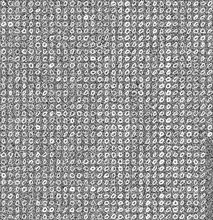
%> input picture origin_images/mnist_test0_noise.bmp, 213 x 220 px, shrunk from 868 x 896 before the run
$ octave jiangzao1.m   (GNU Octave 9; MATLAB toolbox functions it lacks are replaced by stand-ins)
%> lines starting %> are read from the running program, lines starting %| are printed output that depends on the picture
clear all;
close all;

% 选择输入和输出文件夹路径
inputFolder = uigetdir('Select the input folder');
%> the answer given: origin_images
outputFolder = uigetdir('Select the output folder');
%> the answer given: origin_images

% 获取输入文件夹中的所有 BMP 文件
fileList = dir(fullfile(inputFolder, '*.bmp'));

% 扩展原图像的高斯滤波，对应文档的方案2
sigma = 1;      % sigma赋值
N = 1;            % 大小是（2N+1）×（2N+1）
N_row = 2*N+1;

gausFilter = fspecial('gaussian',[N_row N_row],sigma); % MATLAB 自带高斯模板滤波

for i = 1:numel(fileList)
    % 读取原始图像
    filename = fileList(i).name;
    originimg = imread(fullfile(inputFolder, filename));
%> originimg is the input picture: size 220x213 uint8; min 19, max 255, mean 151.3
    originimg = im2gray(originimg);
    [ori_row, ori_col] = size(originimg);
%> ori_row = 220; ori_col = 213

    % 应用高斯滤波
    blur = imfilter(originimg, gausFilter, 'conv');
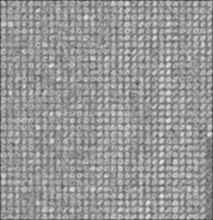
%> blur: size 220x213 uint8; min 53, max 230, mean 150.6

    % 求高斯模板H
    H = zeros(N_row, N_row);
    for ai = 1:N_row
        for aj = 1:N_row
            fenzi = double((ai - N - 1)^2 + (aj - N - 1)^2);
            H(ai, aj) = exp(-fenzi / (2 * sigma * sigma)) / (2 * pi * sigma);
        end
    end
    H = H / sum(H(:)); % 归一化

    desimg = zeros(ori_row, ori_col); % 滤波后图像
    midimg = zeros(ori_row + 2 * N, ori_col + 2 * N); % 中间图像
    for ai = 1:ori_row % 原图像赋值给中间图像，四周边缘设置为0
        for aj = 1:ori_col
            midimg(ai + N, aj + N) = originimg(ai, aj);
        end
    end
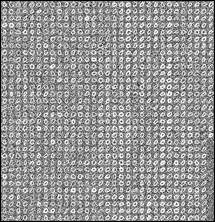
%> midimg: size 222x215 double; min 0, max 255, mean 148.5

    for ai = N + 1:ori_row + N
        for aj = N + 1:ori_col + N
            temp_row = ai - N;
            temp_col = aj - N;
            temp = 0;

            for bi = 1:N_row
                for bj = 1:N_row
                    temp = temp + (midimg(temp_row + bi - 1, temp_col + bj - 1) * H(bi, bj));
                end
            end
            desimg(temp_row, temp_col) = temp;
        end
    end
    desimg = uint8(desimg);

    % 直方图均衡化
    I1 = histeq(blur, 2);
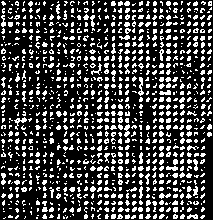
%> I1: size 220x213 uint8; 25.8% white in thin lines or dots

    % 二值化
    thresh2 = graythresh(desimg); % 针对灰度图自动确定二值化阈值
%> thresh2 = 0.596
    I2 = imbinarize(desimg,0.75);
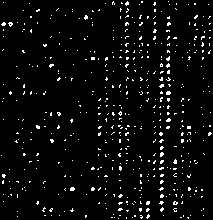
%> I2: size 220x213 logical; 4.2% white in thin lines or dots

    % 去除小的像素聚类
    I5 = bwareaopen(I2, 65);
%> I5: size 220x213 logical; every value is 0


    % 保存处理后的图像
    [~, filenameWithoutExtension, ~] = fileparts(filename);
    outputFilename = fullfile(outputFolder, [filenameWithoutExtension '.bmp']);
    imwrite(I5, outputFilename);

    fprintf('Processed image saved: %s\n', outputFilename);
end
%> pass 2 of the loop `for i = 1:numel(fileList)`:
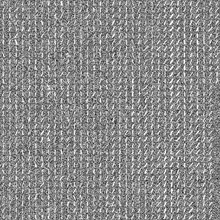
%> input picture origin_images/mnist_test1_noise.bmp, 220 x 220 px, shrunk from 952 x 952 before the run
%> originimg is the input picture: size 220x220 uint8; min 22, max 255, mean 137.7
%> blur: size 220x220 uint8
%> `I1 = histeq(blur, 2);`:
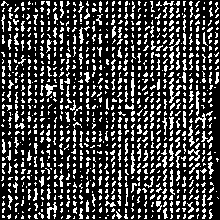
%> I1: size 220x220 uint8; 25.7% white in thin lines or dots
%> thresh2 = 0.549
%> `I2 = imbinarize(desimg,0.75);`:
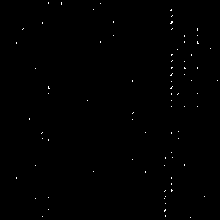
%> I2: size 220x220 logical; 0.3% white in thin lines or dots
%> I5: size 220x220 logical; every value is 0

fprintf('Processing completed.\n');
